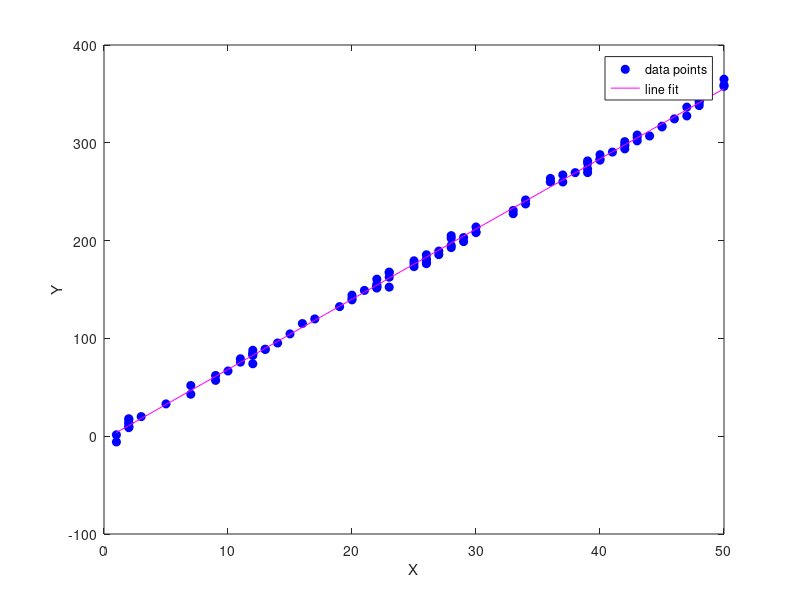

Write MATLAB code to recreate this figure.
clear 
close all
clc
%% 
% *Model definition and data generation*
% 
% Given dataset y = a0+b0*x+e

% True value of the parameters:
a_true = -2.923;
b_true = 7.18;
%% 
% Number of data to generate:

N=100;
%% 
% Input:

rng(1)
x= sort(randi([1, 50],N,1));
%% 
% Noise:

noise_std = 3.8;
eG  = noise_std*randn(N,1);
%% 
% Output:

y = a_true+b_true*x;
%% 
% Noise corrupted output:

yn= y + eG;
%% 
% *Identification using Least sqaures*
% 
% Matrix H:

H = zeros(N,2);
for i=1:N
    H(i,:) = [1 x(i)];
end
%% 
% Calcualtion of theta matrix:

th = (H'*H)\H'*yn;
ahat = th(1)
bhat = th(2)
%% 
% Prediction of y

ypred = zeros(N,1);
for i=1:N
   ypred(i) = ahat + bhat*x(i);
end
%% 
% Compare with real data and compute RMS error

predERROR = yn-ypred;
predRMSE  = rms(predERROR);
disp(['Prediction RMS error is: ' num2str(predRMSE)])
%% 
% Plot

plot(x,yn,'bo',...
    'MarkerEdgeColor','b',...
    'MarkerFaceColor',[0,0,1])
hold on
plot(x,ypred,'-m')
legend('data points','line fit')
xlabel('X')
ylabel('Y')
%% 
%